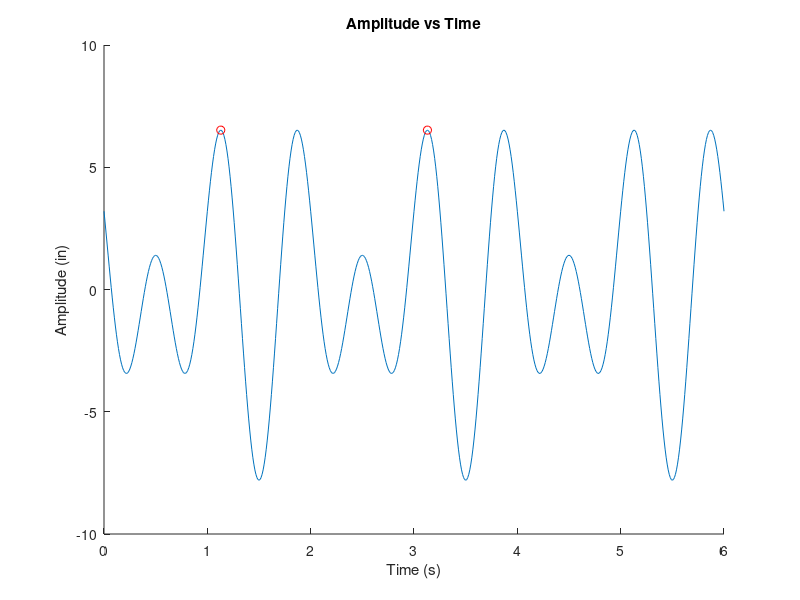

MATLAB code for this plot:
% Homework 2 Question D MECH 3080
% Xavier Veselovec 1/17/2024

% Generate time array to solve over
t = 0:0.01:6;

% Compute solution
x = 3.2 * cos(2 * pi * t) - 4.6 * sin(3 * pi * t);

% Plot Solution
hold on
plot(t,x);
title("Amplitude vs Time");
xlabel("Time (s)");
ylabel("Amplitude (in)");

% Plot marks to indicate period
plot(1.13, x(114), "ro");
plot (3.13, x(314), "ro");



%Hello 
